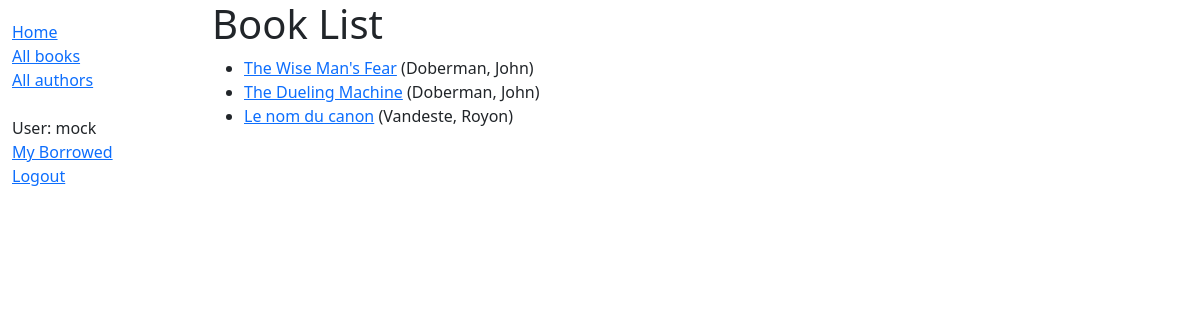
Page /catalog/books/ (signed in) on the committed database.
### catalog/models.py (models this page shows, shortened)
class Book(models.Model):
    title = models.CharField(max_length=200)
    author = models.ForeignKey('Author', on_delete=models.SET_NULL, null=True)
    summary = models.TextField(
        max_length=1000, help_text='Enter a brief description of the book')
    isbn = models.CharField('ISBN', max_length=13, unique=True,
                            help_text='13 Character <a href="https://www.isbn-international.org/content/what-isbn">ISBN number</a>')
    genre = models.ManyToManyField(
        Genre, help_text='Select a genre for this book')
    language = models.ForeignKey(
        Language, on_delete=models.SET_NULL, null=True)
    def get_absolute_url(self):
        return reverse("book-detail", args=[str(self.id)])
    def display_genre(self):
        """Create a string for the Genre. This is required to display genre in Admin."""
        return ', '.join(genre.name for genre in self.genre.all()[:3])
    display_genre.short_description = 'Genre'

class Author(models.Model):
    first_name = models.CharField(max_length=100)
    last_name = models.CharField(max_length=100)
    date_of_birth = models.DateField(null=True, blank=True)
    date_of_death = models.DateField('died', null=True, blank=True)
    class Meta:
        ordering = ['last_name', 'first_name']
    def __str__(self):
        return f'{self.last_name}, {self.first_name}'

### catalog/views.py (the view)
# urls.py: path('books/', views.BookListView.as_view(), name='books'),
class BookListView(ListView):
    model = Book
    paginate_by = 10

### catalog/templates/catalog/book_list.html
{% extends 'base_generic.html' %} {% block content %}
<h1>Book List</h1>
{% if book_list %}
<ul>
  {% for book in book_list %}
  <li>
    <a href="{{ book.get_absolute_url }}">{{ book.title }}</a> ({{book.author}})
  </li>
  {% endfor %}
</ul>
{% else %}
<p>There are no books in the library.</p>
{% endif %} {% endblock %}

### catalog/templates/base_generic.html (shortened to what this page needs)
<!DOCTYPE html>
<html lang="en">
  <head>
    <link
      href="https://cdn.jsdelivr.net/npm/bootstrap@5.1.3/dist/css/bootstrap.min.css"
      rel="stylesheet"
    />
    {% load static %}
    <link rel="stylesheet" href="{% static 'css/styles.css' %}" />
  </head>
  <body>
    <div class="container-fluid">
      <div class="row">
        <div class="col-sm-2">
          {% block sidebar %}
          <ul class="sidebar-nav">
            <li><a href="{% url 'index' %}">Home</a></li>
            <li><a href="{% url 'books' %}">All books</a></li>
            <li><a href="{% url 'authors' %}">All authors</a></li>
            <br>
            {% if user.is_authenticated %}
              <li>User: {{ user.get_username }}</li>
              <li><a href="{% url 'my-borrowed' %}">My Borrowed</a></li>
              <li><a href="{% url 'logout'%}?next={{request.path}}">Logout</a></li>
            {% else %}
              <li><a href="{% url 'login'%}?next={{request.path}}">Login</a></li>
            {% endif %}
          </ul>
          {% endblock %}
        </div>
        <div class="col-sm-10">
          {% block content %}{% endblock %}
        </div>
      </div>
    </div>
  </body>
</html>

### catalog/static/css/styles.css (style rules this page uses)
.sidebar-nav { margin-top: 20px; padding: 0; list-style: none; }

### rows in the picture
Book: title "The Wise Man's Fear", author "Doberman, John"
Book: title "The Dueling Machine", author "Doberman, John"
Book: title "Le nom du canon", author "Vandeste, Royon"

### other values in the picture
{{ user.get_username }} "mock"
